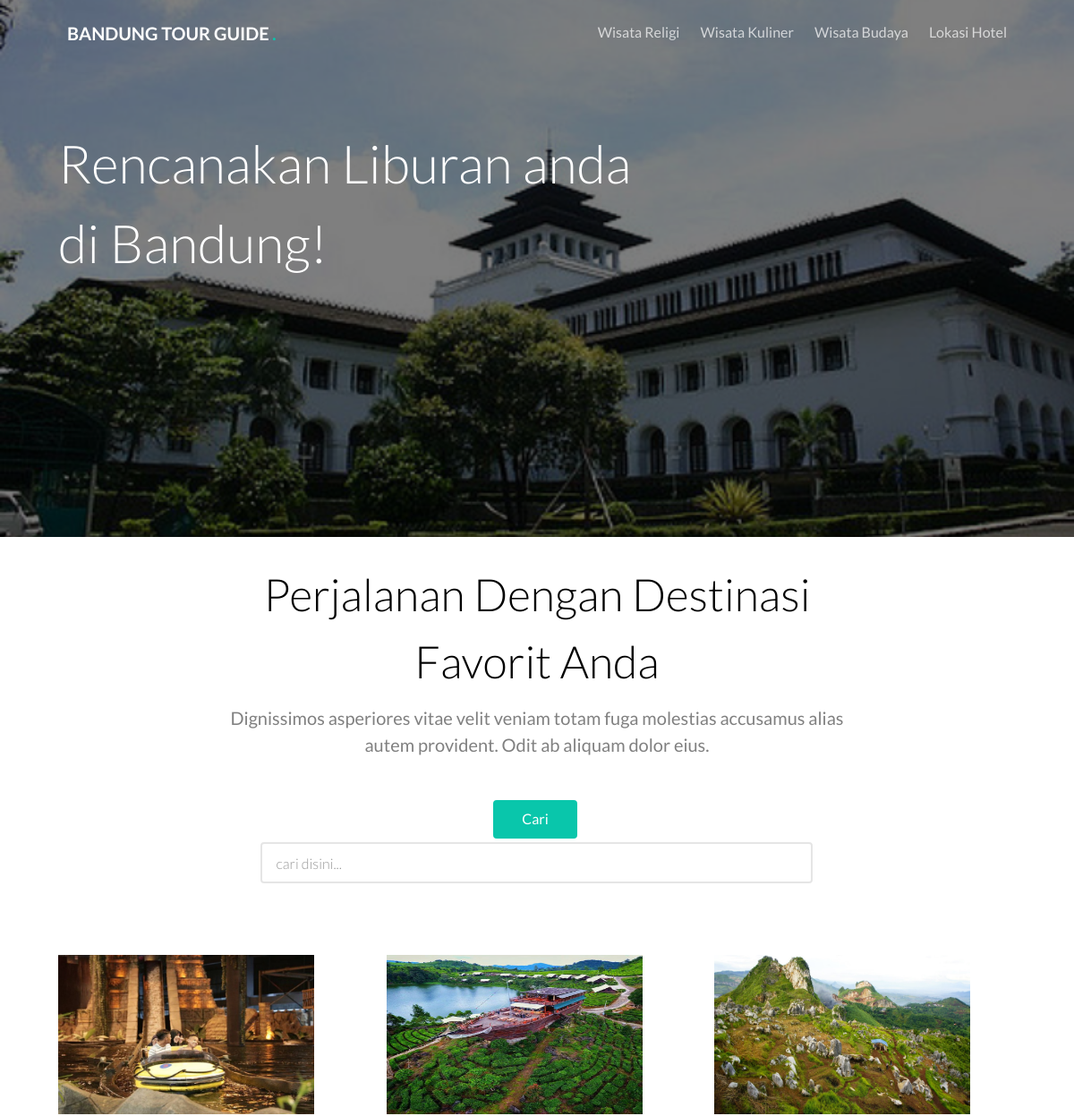
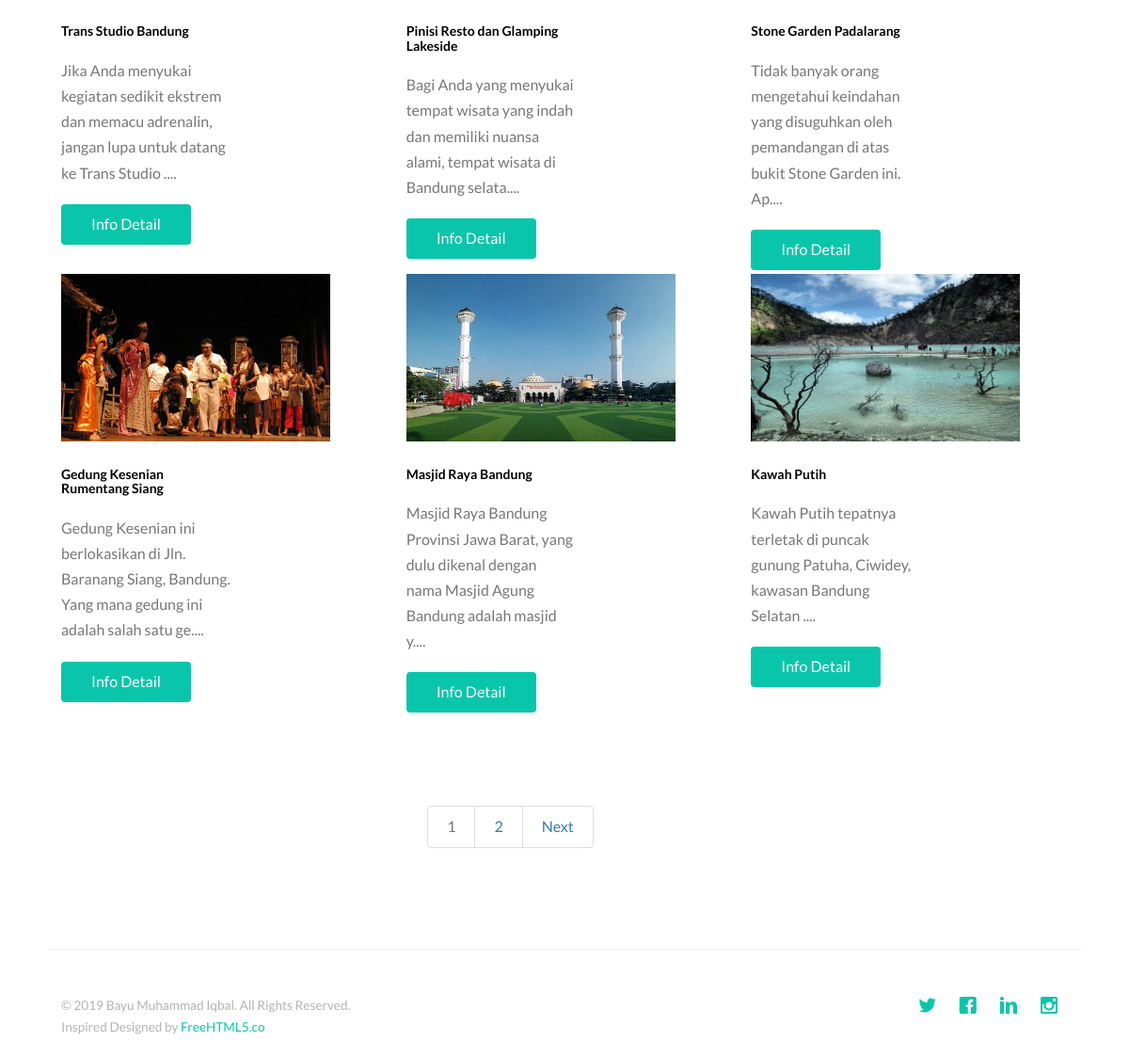
The page / on the database its author committed (2 pictures, top to bottom).
### tables this page shows
CREATE TABLE `populer` (
  `id` int(11) NOT NULL,
  `judul` varchar(225) NOT NULL,
  `gambar` varchar(255) NOT NULL,
  `isi` varchar(1000) NOT NULL
);

### functions/travel.php (called while the page is built, shortened)
<?php
require_once "db.php";
function query($query)
{
    global $link;
    $result = mysqli_query($link, $query);
    $rows = [];
    while ($row  = mysqli_fetch_assoc($result)) {
        $rows[] = $row;
    }
    return $rows;
}
function excerpt($string)
{
    $string = substr($string, 0, 107);
    return $string . "....";
}

### index.php (the view, shortened to what this page needs)
<?php
require_once "view/header.php";
$jumlahDataPerhalaman =  6;
$jumlahData =  count(query("SELECT * FROM populer "));
$jumlahHalaman = ceil($jumlahData / $jumlahDataPerhalaman);
$halamanAktif = (isset($_GET['halaman']) ? $_GET['halaman'] : 1);
$awalData = ($jumlahDataPerhalaman * $halamanAktif) - $jumlahDataPerhalaman;
$wisata = query("SELECT * FROM populer LIMIT $awalData, $jumlahDataPerhalaman");
?>
<header id="gtco-header" class="gtco-cover gtco-cover-sm" role="banner" style="background-image: url(view/images/bandung.png)">
	<div class="overlay"></div>
	<div class="gtco-container">
		<div class="row">
			<div class="col-md-12 col-md-offset-0 ">
				<div class="row row-mt-16em">
					<br>
					<div class="col-md-12 mt-text animate-box" data-animate-effect="fadeInUp">
						<h1>Rencanakan Liburan anda <br> di Bandung!</h1>
					</div>
				</div>
			</div>
		</div>
	</div>
</header>
<div class="gtco-section">
	<div class="gtco-container">
		<div class="row">
			<div class="col-md-8 col-md-offset-2 text-center gtco-heading">
				<br>
				<h2>Perjalanan Dengan Destinasi Favorit Anda</h2>
				<p>Dignissimos asperiores vitae velit veniam totam fuga molestias accusamus alias autem provident. Odit ab aliquam dolor eius.</p>
				<br>
				<form class="form-inline" action="" method="post">
					<button type="submit" name="cari" class="btn btn-primary mb-2">Cari</button>
					<div class="form-group mx-3 mb-2">
						<input type="text" name="keyword" class="form-control" id="cari" size="70" placeholder="cari disini...">
					</div>
				</form>
			</div>
		</div>
		<div class="row">
			<?php foreach ($wisata as $row) : ?>
				<div class="col-lg-4 col-md-4 col-sm-6">
					<div class="card" style="width: 18rem;">
						<img class="card-img-top" src="admin/img/<?= $row["gambar"]; ?>" alt="Card image cap" width="286px" height="178px">
						<br><br>
						<div class="card-body">
							<h5 class="card-title"><b><?= $row["judul"]; ?></b></h5>
							<p class="card-text"><?= excerpt($row["isi"]); ?></p>
							<a href="detailpopuler.php?id=<?= $row['id']; ?>" class="btn btn-primary">Info Detail</a>
						</div>
					</div>
				</div>
			<?php endforeach; ?>
		</div>
	</div>
	<br><br>
	<div class="pagination col-md-11 col-md-offset-2 text-center gtco-heading">
		<nav aria-label="Page navigation example">
			<ul class="pagination ">
				<?php for ($i = 1; $i <= $jumlahHalaman; $i++) : ?>
					<?php if ($i == $halamanAktif) : ?>
						<li class="disabled"><a href="?halaman=<?= $i; ?>"><?= $i; ?></a></li>
					<?php else : ?>
						<li class="page-item"><a class="page-link" href="?halaman=<?= $i; ?>"><?= $i; ?></a></li>
					<?php endif; ?>
				<?php endfor; ?>
				<?php if ($halamanAktif < $jumlahHalaman) : ?>
					<li class="page-item"><a class="page-link" href="?halaman=<?= $halamanAktif + 1; ?>">Next</a></li>
				<?php endif; ?>
			</ul>
		</nav>
	</div>
</div>
<?php
require_once "view/footer.php";
?>

### view/header.php (shortened to what this page needs)
<!DOCTYPE HTML>
<html>
<head>
	<link rel="stylesheet" href="view/css/animate.css">
	<link rel="stylesheet" href="view/css/icomoon.css">
	<link rel="stylesheet" href="view/css/themify-icons.css">
	<link rel="stylesheet" href="view/css/bootstrap.css">
	<link rel="stylesheet" href="view/css/magnific-popup.css">
	<link rel="stylesheet" href="view/css/bootstrap-datepicker.min.css">
	<link rel="stylesheet" href="view/css/owl.carousel.min.css">
	<link rel="stylesheet" href="view/css/owl.theme.default.min.css">
	<link rel="stylesheet" href="view/css/style.css">
</head>
<body>
	<nav class="gtco-nav" role="navigation">
		<div class="gtco-container">
			<div class="row">
				<div class="col-sm-4 col-xs-12">
					<div id="gtco-logo"><a href="index.php">Bandung Tour Guide <em>.</em></a></div>
				</div>
				<div class="col-xs-8 text-right menu-1">
					<ul>
						<li class="has-dropdown">
							<a href="./wisatareligi.php">Wisata Religi</a>
						</li>
						<li class="has-dropdown">
							<a href="./wisatakuliner.php">Wisata Kuliner</a>
						</li>
						<li class="has-dropdown">
							<a href="./wisatabudaya.php">Wisata Budaya</a>
						</li>
						<li class="has-dropdown">
							<a href="./hotel.php">Lokasi Hotel</a>
						</li>
					</ul>
				</div>
			</div>
		</div>
	</nav>

### view/footer.php (shortened to what this page needs)
<footer id="gtco-footer" role="contentinfo">
  <div class="gtco-container">
    <div class="row copyright">
      <div class="col-md-12">
        <p class="pull-left">
          <small class="block">&copy; 2019 Bayu Muhammad Iqbal. All Rights Reserved.</small>
          <small class="block">Inspired Designed by <a href="https://freehtml5.co/" target="_blank">FreeHTML5.co</a></small>
        </p>
        <p class="pull-right">
          <ul class="gtco-social-icons pull-right">
            <li><a href="#"><i class="icon-twitter"></i></a></li>
            <li><a href="#"><i class="icon-facebook"></i></a></li>
            <li><a href="#"><i class="icon-linkedin"></i></a></li>
            <li><a href="#"><i class="icon-instagram"></i></a></li>
          </ul>
        </p>
      </div>
    </div>
  </div>
</footer>
</body>
</html>

### view/css/icomoon.css (style rules this page uses)
[class^="icon-"], [class*=" icon-"] { font-family: 'icomoon' !important; speak: none; font-style: normal; font-weight: normal; font-variant: normal; text-transform: none; line-height: 1; -webkit-font-smoothing: antialiased; -moz-osx-font-smoothing: grayscale; }
.icon-facebook:before { content: "\ea67"; }
.icon-instagram:before { content: "\ea6f"; }
.icon-linkedin:before { content: "\ea73"; }
.icon-twitter:before { content: "\ea7c"; }

### view/css/style.css (style rules this page uses)
body { font-family: "Lato", Arial, sans-serif; font-weight: 400; font-size: 16px; line-height: 1.7; color: #777; background: #fff; }
a { color: #09C6AB; -webkit-transition: 0.5s; -o-transition: 0.5s; transition: 0.5s; }
p { margin-bottom: 20px; }
h1, h2, h3, h4, h5, h6, figure { color: #000; font-family: "Lato", Arial, sans-serif; font-weight: 400; margin: 0 0 20px 0; }
.gtco-container { max-width: 1100px; position: relative; margin: 0 auto; padding-left: 15px; padding-right: 15px; }
.gtco-nav { position: absolute; top: 0; left: 0; margin: 0; padding: 0; width: 100%; padding: 20px 0; z-index: 1001; }
.gtco-nav #gtco-logo { font-size: 20px; margin: 0; padding: 0; text-transform: uppercase; font-weight: bold; }
.gtco-nav #gtco-logo em { color: #09C6AB; }
.gtco-nav a { padding: 5px 10px; color: #fff; }
.gtco-nav ul { padding: 0; margin: 2px 0 0 0; }
.gtco-nav ul li { padding: 0; margin: 0; list-style: none; display: inline; }
.gtco-nav ul li a { font-size: 16px; padding: 30px 10px; color: rgba(255, 255, 255, 0.7); -webkit-transition: 0.3s; -o-transition: 0.3s; transition: 0.3s; }
.gtco-nav ul li.has-dropdown { position: relative; }
#gtco-header { background: #4d4d4d; }
#gtco-header .mt-text { margin-top: 7em; margin-bottom: 3em; }
#gtco-header h1, #gtco-header h2 { margin: 0; padding: 0; color: white; }
#gtco-header h1 { margin-bottom: 0px; font-size: 59px; line-height: 1.5; font-weight: 300; }
#gtco-header, #gtco-counter, .gtco-bg { background-size: cover; background-position: top center; background-repeat: no-repeat; position: relative; }
.gtco-cover { height: 900px; background-size: cover; background-position: center center; background-repeat: no-repeat; position: relative; float: left; width: 100%; }
.gtco-cover .overlay { z-index: 1; position: absolute; bottom: 0; top: 0; left: 0; right: 0; background: rgba(0, 0, 0, 0.5); }
.gtco-cover > .gtco-container { position: relative; z-index: 10; }
.gtco-cover.gtco-cover-sm { height: 600px; }
.gtco-social-icons { margin: 0; padding: 0; }
.gtco-social-icons li { margin: 0; padding: 0; list-style: none; display: -moz-inline-stack; display: inline-block; zoom: 1; *display: inline; }
.gtco-social-icons li a { display: -moz-inline-stack; display: inline-block; zoom: 1; *display: inline; color: #09C6AB; padding-left: 10px; padding-right: 10px; }
.gtco-social-icons li a i { font-size: 20px; }
#gtco-features, #gtco-features-2, #gtco-products, #gtco-services, #gtco-subscribe, #gtco-footer, .gtco-section { padding: default; clear: both; position: relative; }
.gtco-heading { margin-bottom: 5em; }
.gtco-heading h2 { font-size: 50px; margin-bottom: 10px; line-height: 1.5; font-weight: 300; color: #000; position: relative; }
.gtco-heading p { font-size: 20px; line-height: 1.5; color: gray; }
#gtco-footer .copyright { color: #b3b3b3; padding-top: 3em; margin-top: 3em; border-top: 1px solid #f2f2f2; }
#gtco-footer .copyright .block { display: block; }
.btn { margin-right: 4px; margin-bottom: 4px; font-family: "Lato", Arial, sans-serif; font-size: 16px; font-weight: 400; -webkit-border-radius: 4px; -moz-border-radius: 4px; -ms-border-radius: 4px; border-radius: 4px; -webkit-transition: 0.5s; -o-transition: 0.5s; transition: 0.5s; padding: 8px 30px; }
.btn-primary { background: #09C6AB; color: #fff; border: 2px solid #09C6AB !important; }
.form-control { box-shadow: none; background: transparent; border: 2px solid rgba(0, 0, 0, 0.1); height: 46px; font-size: 16px; font-weight: 300; padding-left: 15px; padding-right: 15px; }
.js .animate-box { opacity: 0; }

### rows shown on the page
populer: gambar (picture), judul "Trans Studio Bandung", isi "Jika Anda menyukai kegiatan sedikit ekstrem dan memacu adrenalin, jangan lupa untuk datang ke Trans Studio ...."
populer: gambar (picture), judul "Pinisi Resto dan Glamping Lakeside", isi "Bagi Anda yang menyukai tempat wisata yang indah dan memiliki nuansa alami, tempat wisata di Bandung selata...."
populer: gambar (picture), judul "Stone Garden Padalarang", isi "Tidak banyak orang mengetahui keindahan yang disuguhkan oleh pemandangan di atas bukit Stone Garden ini. Ap...."
populer: gambar (picture), judul "Gedung Kesenian Rumentang Siang", isi "Gedung Kesenian ini berlokasikan di Jln. Baranang Siang, Bandung. Yang mana gedung ini adalah salah satu ge...."
populer: gambar (picture), judul "Masjid Raya Bandung", isi "Masjid Raya Bandung Provinsi Jawa Barat, yang dulu dikenal dengan nama Masjid Agung Bandung adalah masjid y...."
populer: gambar (picture), judul "Kawah Putih", isi "Kawah Putih tepatnya terletak di puncak gunung Patuha, Ciwidey, kawasan Bandung Selatan ...."
